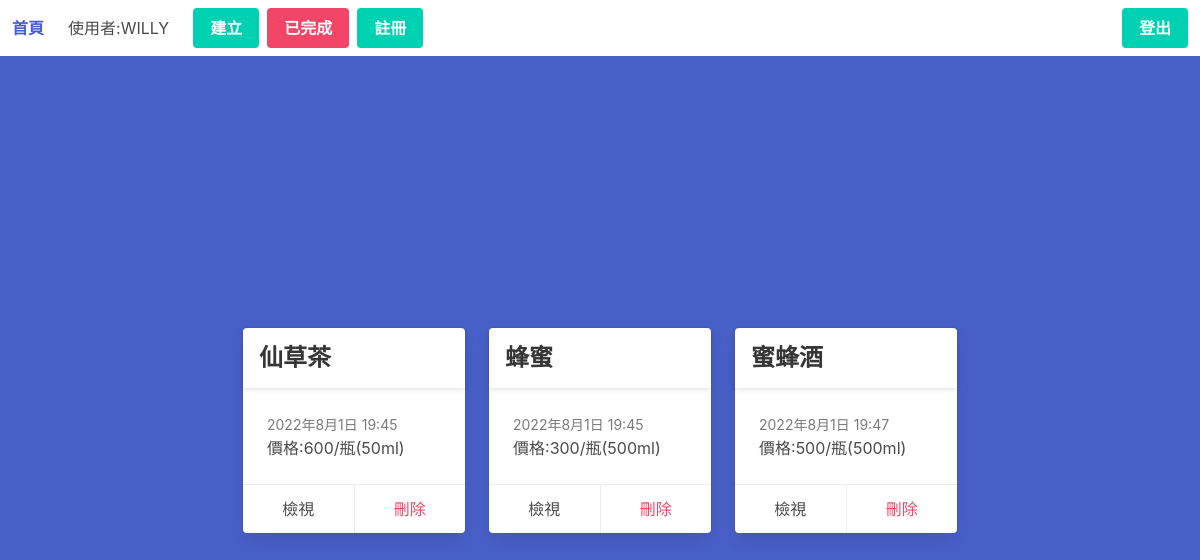
The app's page /completed/ (signed in), older data.
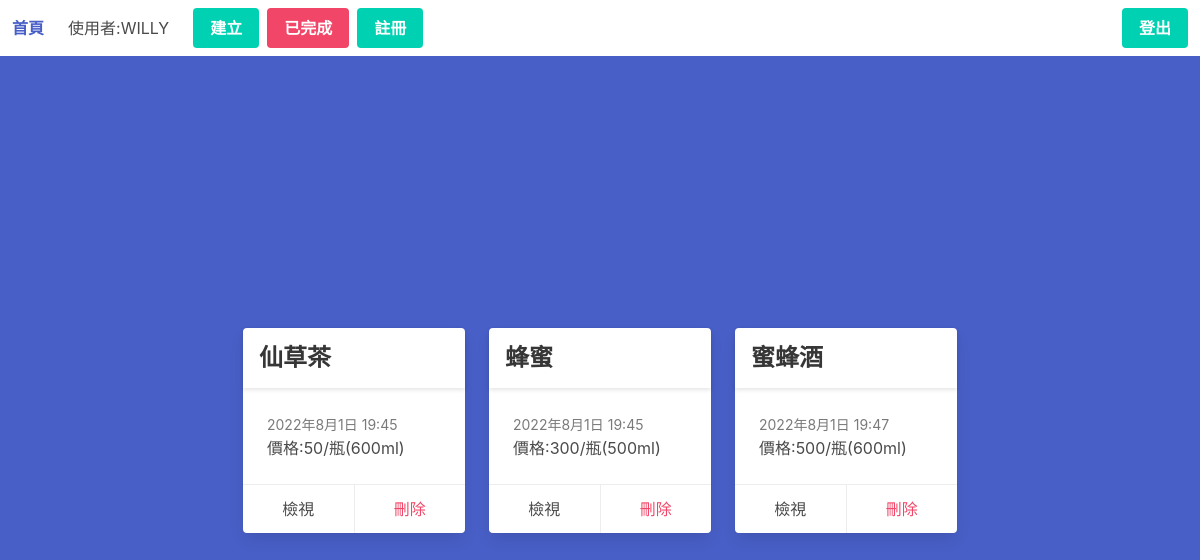
The same page, newer data.
### todo/models.py (models this page shows, shortened)
class Todo(models.Model):
    title = models.CharField(max_length=100)
    text = models.TextField(blank=True)
    created = models.DateTimeField(auto_now_add=True)
    price = models.CharField(max_length=100)
    capacity = models.CharField(max_length=100)
    photo = models.ImageField(upload_to='static/',blank=True,null=True)
    date_completed = models.DateTimeField(null=True, blank=True)
    completed = models.BooleanField(default=False)
    important = models.BooleanField(default=True)
    user = models.ForeignKey(User, on_delete=models.CASCADE)

### todo/views.py (the view)
# urls.py: path('completed/', views.completed, name='completed'),
@login_required
def completed(request):
    todos = None
    if request.user.is_authenticated:
        todos = Todo.objects.filter(user=request.user, completed=True)
    return render(request, './todo/completed.html', {'todos': todos})

### todo/templates/todo/completed.html (shortened to what this page needs)
{% extends 'base.html' %}  {% block content %}
<div class="hero is-link is-fullheight-with-navbar">
  <div class="hero-body">
    <div class="container">
      <div class="columns is-multiline is-centered">
        {% for todo in todos %}
        <div class="column is-3">
          <div class="card">
            <header class="card-header">
              <p class="card-header-title is-size-4">
                {{ todo.title|truncatechars:15 }}<br />
              </p>
              <p class="has-text-right pr-3 py-3"></p>
            </header>
            <div class="card-content">
              <div class="content">
                <small class="has-text-grey">{{todo.created}}</small><br />
                價格:{{todo.price}}/瓶({{todo.capacity}}ml) <br />
              </div>
            </div>
            <footer class="card-footer">
              <a href="{% url 'view' todo.id %}" class="card-footer-item"
                >檢視</a
              >
              <a
                href="{% url 'delete' todo.id %}"
                class="card-footer-item has-text-danger"
                >刪除</a
              >
            </footer>
          </div>
        </div>
        {% endfor %}
      </div>
    </div>
  </div>
</div>
{% endblock %}

### templates/base.html (shortened to what this page needs)
{% load static %}
<!DOCTYPE html>
<html lang="zh-Hant">
  <head>
    <link
      rel="stylesheet" href="https://cdnjs.cloudflare.com/ajax/libs/font-awesome/5.15.0/css/all.min.css"
    />
    <link
      rel="stylesheet" href="https://cdn.jsdelivr.net/npm/bulma@0.9.3/css/bulma.min.css"
    />
  </head>
  <body>
    <nav class="navbar" role="navigation" aria-label="main navigation">
      <div class="navbar-brand">
         <a class="navbar-item" href="{% url 'index' %}">
          <strong>首頁</strong>
        </a>
      </div>
      <div id="navbar-links" class="navbar-menu">
        <div class="navbar-start">
          {% if user.is_authenticated %}
          <a class="navbar-item" href="{% url 'profile' %}">
            使用者:{{user.username|upper}}
          </a>
          <div class="navbar-item">
            <div class="buttons">
              <a class="button is-primary" href="{% url 'create' %}">
                <strong>建立</strong>
              </a>
              <a class="button is-danger" href="{% url 'completed' %}">
                <strong>已完成</strong>
              </a>
              <a class="button is-primary" href="{% url 'register' %}">
                <strong>註冊</strong>
              </a>
            </div>
          </div>
        </div>
        {% endif %}
        <div class="navbar-end">
          <div class="navbar-item">
            <div class="buttons">
              {% if not user.is_authenticated %}
              <a class="button is-light" href="{% url 'login' %}"> 登入 </a>
              {% else %}
              <a class="button is-primary" href="{% url 'logout' %}">
                <strong>登出</strong>
              </a>
              {% endif %}
            </div>
          </div>
        </div>
      </div>
    </nav>
    {% block content %} {% endblock %}
  </body>
</html>

Row changes from the older to the newer data that the page shows:
changed Todo "仙草茶": price "600" → "50"; capacity "50" → "600"
changed Todo "蜜蜂酒": capacity "500" → "600"
